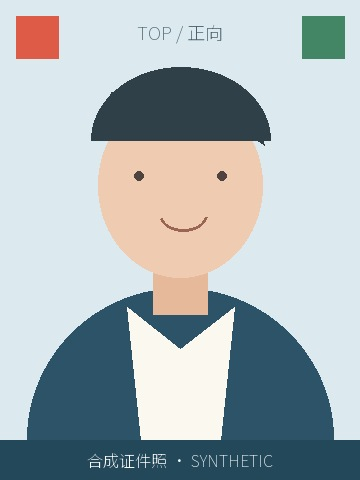
#> input picture fixtures/portrait-upright.jpg, 360 x 480 px, given in place of university-logo.png, which was not available
$ python generate-webp-fixtures.py
#> lines starting #> are read from the running program, lines starting #| are printed output that depends on the picture; pictures that were not available may be replaced by others from this repository, and a replacement may not be noted
"""Create WebP test images from the project's original synthetic JPEG/PNG fixtures."""
from pathlib import Path
from PIL import Image, features

fixtures = Path(__file__).resolve().parents[1] / 'fixtures'
with Image.open(fixtures / 'university-logo.png') as logo:
#> logo is the input picture: PIL image 360x480 RGB; mean R, G, B 171.3, 182.1, 185.8
    logo.save(fixtures / 'university-logo-lossless.webp', lossless=True, exact=True, method=6)
    logo.save(fixtures / 'university-logo-lossy.webp', quality=85, method=6)
with Image.open(fixtures / 'portrait-upright.jpg') as portrait:
    portrait.save(fixtures / 'portrait-lossy.webp', quality=85, method=6)
with Image.open(fixtures / 'portrait-exif-6.jpg') as portrait:
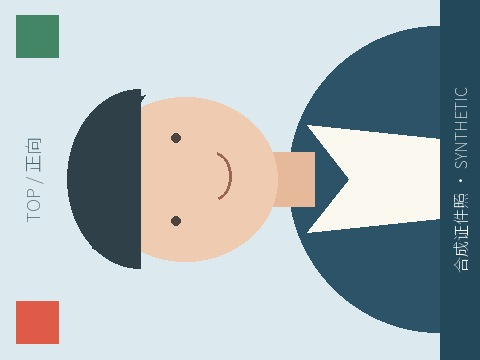
#> input picture fixtures/portrait-exif-6.jpg, 480 x 360 px
#> portrait is the input picture: PIL image 480x360 RGB; mean R, G, B 171.3, 182.1, 185.8
    portrait.save(fixtures / 'portrait-exif-6.webp', lossless=True, exact=True, method=6, exif=portrait.getexif().tobytes())
first = Image.new('RGBA', (16, 16), '#dd5b47')
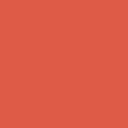
#> first: PIL image 16x16 RGBA (shown 8 times larger); mean R, G, B, A 221, 91, 71, 255
second = Image.new('RGBA', (16, 16), '#438666')
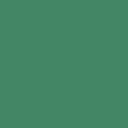
#> second: PIL image 16x16 RGBA (shown 8 times larger); mean R, G, B, A 67, 134, 102, 255
first.save(fixtures / 'animated.webp', save_all=True, append_images=[second], duration=100, loop=0, lossless=True)
valid = (fixtures / 'portrait-lossy.webp').read_bytes()
(fixtures / 'corrupt.webp').write_bytes(valid[:32])
print('Pillow WebP codec:', features.version('webp'))
for path in sorted(fixtures.glob('*.webp')):
    print(path.name, path.stat().st_size)
